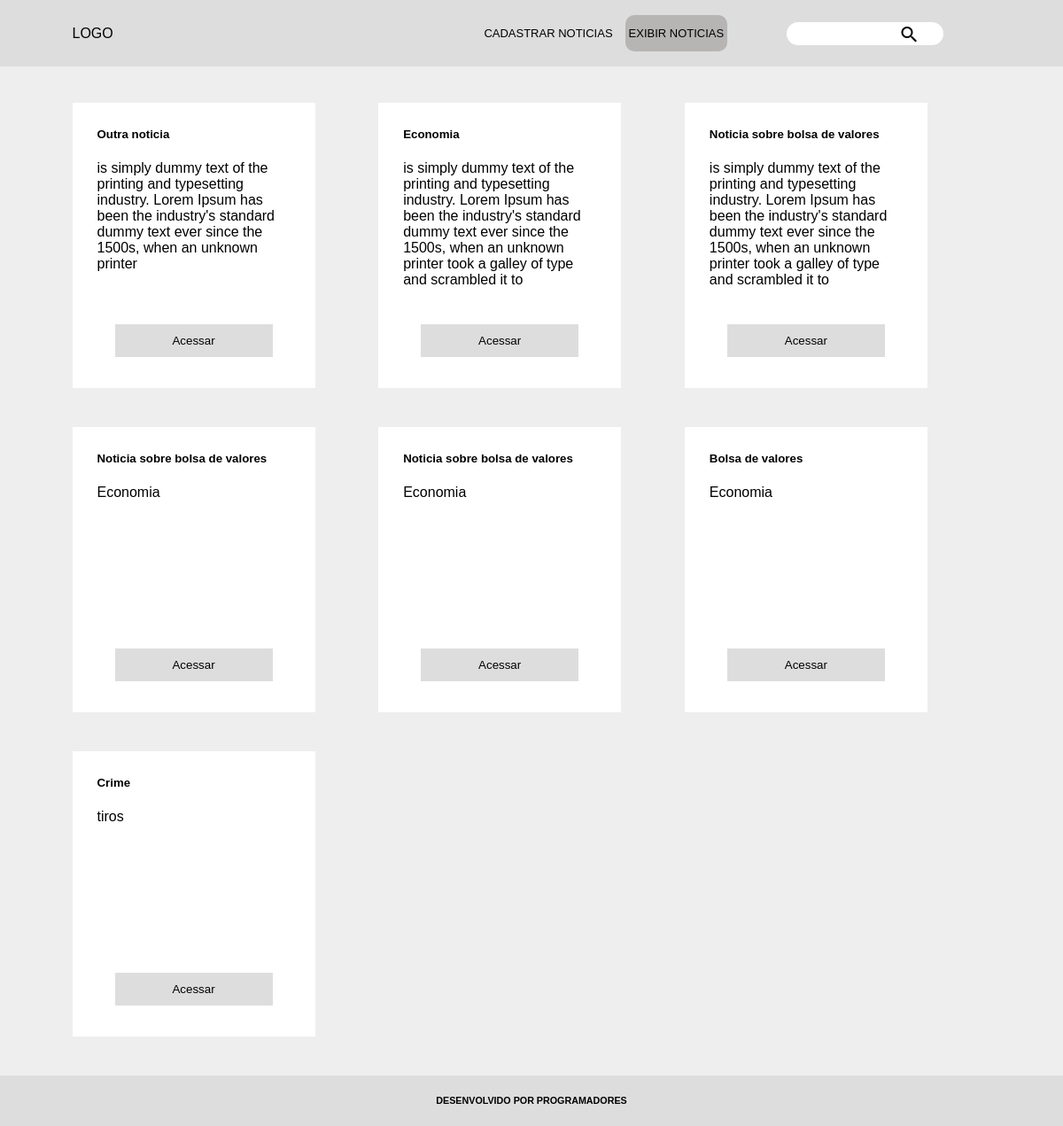
The app's page /listnot.php with its own data.
### tables this page shows
CREATE TABLE `noticias` (
  `id` int(11) NOT NULL,
  `titulonoticia` text NOT NULL,
  `categorianoticia` text NOT NULL,
  `conteudonoticia` text NOT NULL
);

### listnot.php (the view, shortened to what this page needs)
<?php
require('config.php');
    $list = [];
    $sql = $pdo->query("SELECT *FROM noticias");
    if($sql->rowCount()>0){
        $list = $sql->fetchAll(PDO::FETCH_ASSOC);
    }
?>
<head>
    <link rel="stylesheet" href="style.css">
</head>
<body>
    <header>
        <div class="menuInterno">
            <div class="logo">
                <h1><a href="index.php">LOGO</a></h1>
            </div>
            <nav>
                <ul>
                    <li><a href="index.php">CADASTRAR NOTICIAS</a></li>
                    <li><a href="listnot.php">EXIBIR NOTICIAS</a></li>
                </ul>
            </nav>
            <form action="" class="filter">
                    <input type="text" name="filtro" id="filtro">
                    <button class="icon"><span class="material-icons">search</span></button>
            </form>
        </div>
    </header>
    <section class="NoticiasS">
        <div class="NoticiasSInt">
            <div class="lis">
                <?php foreach($list as $usuario):?>
                    <div class="card">
                        <div class="intcard">
                        <div class="itemC">
                            <h5><?php echo $usuario["titulonoticia"];?></h5>
                        </div>
                        <div class="itemC">
                            <p><?php echo $usuario["categorianoticia"];?></p>
                        </div>
                        <div class="itemC">
                            <button>Acessar</button>
                        </div>
                        </div>
                    </div>
                <?php endforeach;?>
            </div>
        </div>
    </section>
    <footer>
        <div class="footIn">
            <h6>DESENVOLVIDO POR PROGRAMADORES</h6>
        </div>
    </footer>
</body>
</html>

### style.css (style rules this page uses)
* { padding: 0; margin: 0; font-family: Arial, Helvetica, sans-serif; }
input { outline: none; }
header { height: 75px; background-color: #dddddd; display: flex; justify-content: center; }
.menuInterno { height: 75px; width: 1037px; display: grid; grid-template-columns: 2fr 1.5fr 1fr; align-items: center; }
.logo h1 { font-size: 16px; font-weight: normal; }
.logo h1 a { text-decoration: none; color: black; }
.icon { background-color: white; border: none; position: absolute; right: 80px; top: 2px; outline: none; }
ul { display: flex; flex-direction: row; }
li { margin-right: 10px; list-style: none; line-height: 40px; }
nav a { text-decoration: none; color: black; font-size: 13px; padding: 4px; font-weight: normal; }
.filter input { height: 26px; }
.filter { position: relative; }
input { border-radius: 20px; border: none; }
.NoticiasS { min-height: 537px; margin: auto; display: flex; justify-content: center; background-color: #eee; }
.NoticiasSInt { width: 1037px; margin: auto; margin-top: 41px; display: flex; justify-content: center; background-color: #eee; }
footer { height: 57px; background-color: #dddddd; display: flex; justify-content: center; }
.footIn { width: 1037px; height: 57px; text-align: center; }
.footIn h6 { line-height: 57px; }
.lis { width: 1037px; margin: auto; display: grid; grid-template-columns: 1fr 1fr 1fr; }
.card { width: 274px; height: 322px; background-color: white; margin-bottom: 44px; }
.intcard { padding: 28px; }
.itemC { margin-bottom: 22px; }
.itemC:nth-child(2) { width: 216px; height: 157px; }
.itemC:nth-child(3) { text-align: center; margin-top: 28px; }
.itemC:nth-child(3) button { height: 37px; width: 178px; cursor: pointer; background-color: #dddddd; border: none; }
.ativo { background-color: #b7b4b4; border-radius: 10px; }

### records on screen
noticias: titulonoticia "Outra noticia", categorianoticia "is simply dummy text of the printing and typesetting industry. Lorem Ipsum has been the industry's standard dummy text ever since the 1500s, when an unknown printer"
noticias: titulonoticia "Economia", categorianoticia "is simply dummy text of the printing and typesetting industry. Lorem Ipsum has been the industry's standard dummy text ever since the 1500s, when an unknown printer took a galley of type and scrambled it to"
noticias: titulonoticia "Noticia sobre bolsa de valores", categorianoticia "is simply dummy text of the printing and typesetting industry. Lorem Ipsum has been the industry's standard dummy text ever since the 1500s, when an unknown printer took a galley of type and scrambled it to"
noticias: titulonoticia "Noticia sobre bolsa de valores", categorianoticia "Economia"
noticias: titulonoticia "Noticia sobre bolsa de valores", categorianoticia "Economia"
noticias: titulonoticia "Bolsa de valores", categorianoticia "Economia"
noticias: titulonoticia "Crime", categorianoticia "tiros"
